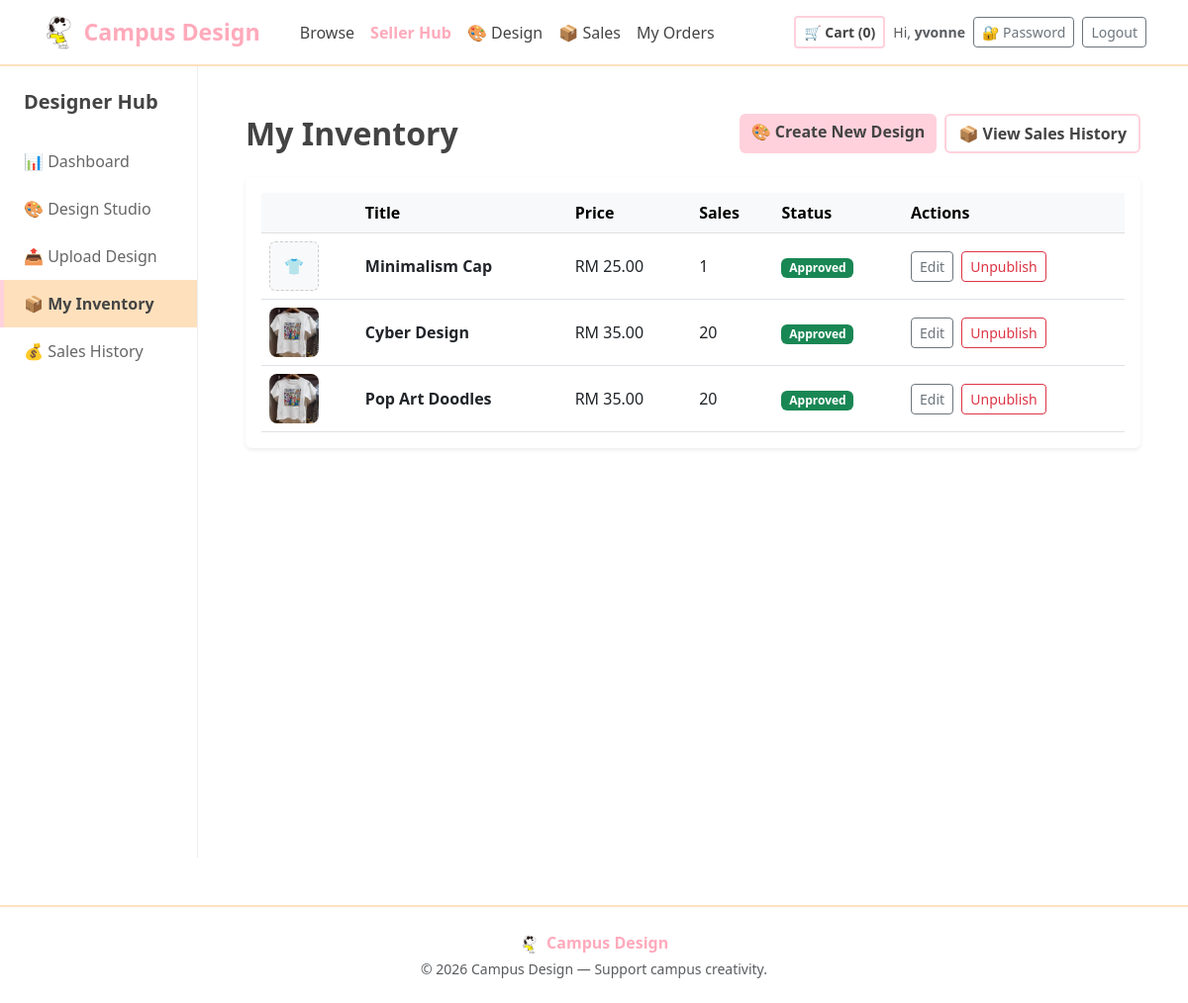
/seller/inventory/ (signed in), run on an earlier commit of the app's database.
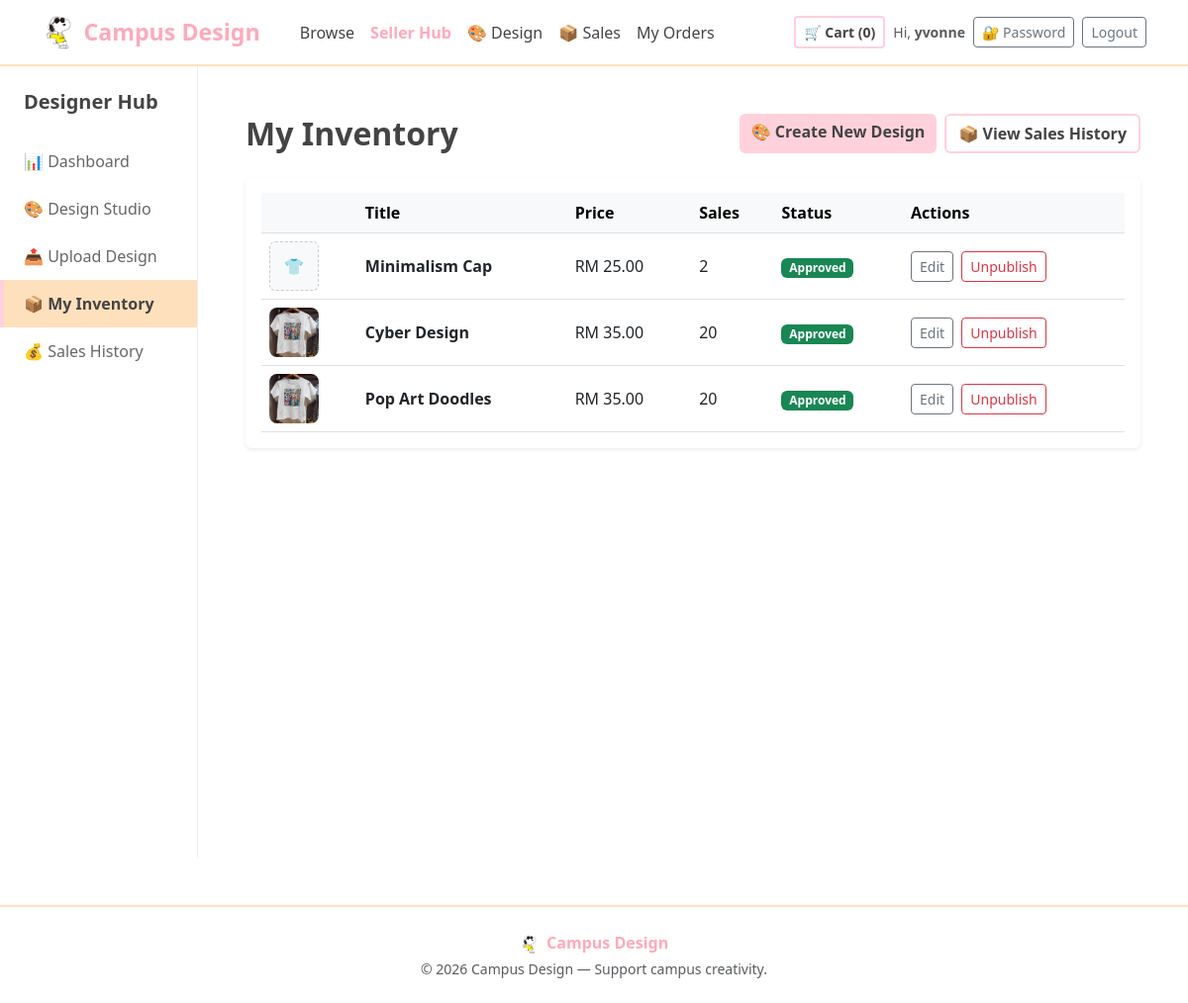
And on a later commit of the database.
### shop/models.py (models this page shows, shortened)
class Product(models.Model):
    CATEGORY_CHOICES = (
        ('tshirt', 'T-Shirt'),
        ('hoodie', 'Hoodie'),
        ('cap', 'Cap'),
        ('tote', 'Tote Bag'),
        ('other', 'Other'),
    )
    STATUS_CHOICES = (
        ('pending', 'Pending Approval'),
        ('approved', 'Approved'),
        ('rejected', 'Rejected'),
    )
    title = models.CharField(
        max_length=200,
        verbose_name='Title'
    )
    description = models.TextField(
        blank=True,
        default='',
        verbose_name='Description'
    )
    seller = models.ForeignKey(
        User,
        on_delete=models.CASCADE,
        related_name='products',
        verbose_name='Seller'
    )
    price = models.DecimalField(
        max_digits=10,
        decimal_places=2,
        verbose_name='Price (RM)'
    )
    image = models.ImageField(
        upload_to='products/',
        blank=True,
        null=True,
        verbose_name='Image'
    )
    category = models.CharField(
        max_length=20,
        choices=CATEGORY_CHOICES,
        default='tshirt',
        verbose_name='Category'
    )
    rating = models.DecimalField(
        max_digits=3,
        decimal_places=1,
        default=0.0,
        validators=[MinValueValidator(0), MaxValueValidator(5)],
        verbose_name='Rating'
    )
    total_sales = models.PositiveIntegerField(
        default=0,
        verbose_name='Total Sales'
    )
    is_published = models.BooleanField(
        default=True,
        verbose_name='Published'
    )
    status = models.CharField(
        max_length=10,
        choices=STATUS_CHOICES,
        default='pending',
        verbose_name='Status'
    )
    created_at = models.DateTimeField(
        auto_now_add=True,
        verbose_name='Created At'
    )
    updated_at = models.DateTimeField(
        auto_now=True,
        verbose_name='Updated At'
    )
    class Meta:
        verbose_name = 'Product'
        verbose_name_plural = 'Products'
        ordering = ['-created_at']

### shop/views.py (the view)
# urls.py: path('seller/inventory/',       views.seller_inventory, name='seller_inventory'),
@login_required
@user_passes_test(_is_seller, login_url='/')
def seller_inventory(request):
    products = Product.objects.filter(seller=request.user)
    return render(request, 'seller/inventory.html', {
        'products': products,
        'active_page': 'seller',
    })

### shop/templatetags/cart_tags.py (called while the page is built)
@register.simple_tag
def cart_item_count(user):
    try:
        if user.is_authenticated and hasattr(user, 'cart_items'):
            return user.cart_items.aggregate(total=Sum('quantity'))['total'] or 0
    except Exception:
        pass
    return 0

### shop/views.py (called while the page is built)
def _is_seller(u):
    return u.is_authenticated and u.role == 'seller'

### templates/seller/inventory.html (shortened to what this page needs)
{% extends 'base.html' %}
{% block content %}
<div class="container-fluid">
    <div class="row">
        <nav class="col-md-2 d-none d-md-block sidebar-nav p-0 pt-4">
            <h5 class="px-4 mb-4 fw-bold">Designer Hub</h5>
            <a href="{% url 'seller_dashboard' %}">📊 Dashboard</a>
            <a href="{% url 'design_studio' %}">🎨 Design Studio</a>
            <a href="{% url 'upload_design' %}">📤 Upload Design</a>
            <a href="{% url 'seller_inventory' %}" class="active">📦 My Inventory</a>
            <a href="{% url 'seller_order_history' %}">💰 Sales History</a>
        </nav>
        <main class="col-md-10 px-md-5 py-5">
            <div class="d-flex justify-content-between align-items-center mb-4">
                <h1 class="h2 fw-bold mb-0">My Inventory</h1>
                <div class="d-flex gap-2">
                    <a href="{% url 'design_studio' %}" class="btn btn-pink">🎨 Create New Design</a>
                    <a href="{% url 'seller_order_history' %}" class="btn btn-outline-pink">📦 View Sales History</a>
                </div>
            </div>
            <div class="table-responsive bg-white rounded shadow-sm p-3">
                <table class="table table-hover align-middle mb-0">
                    <thead class="table-light">
                        <tr><th></th><th>Title</th><th>Price</th><th>Sales</th><th>Status</th><th>Actions</th></tr>
                    </thead>
                    <tbody>
                        {% for p in products %}
                        <tr>
                            <td>
                                {% if p.image %}
                                <img src="{{ p.image.url }}" style="width:50px;height:50px;object-fit:cover;border-radius:8px;">
                                {% else %}
                                <div class="bg-light rounded d-flex align-items-center justify-content-center"
                                     style="width:50px;height:50px;border:1px dashed #ccc;">👕</div>
                                {% endif %}
                            </td>
                            <td class="fw-semibold">{{ p.title }}</td>
                            <td>RM {{ p.price }}</td>
                            <td>{{ p.total_sales }}</td>
                            <td>
                                {% if p.status == 'approved' %}<span class="badge bg-success small">{{ p.get_status_display }}</span>
                                {% elif p.status == 'pending' %}<span class="badge bg-warning text-dark small">{{ p.get_status_display }}</span>
                                {% else %}<span class="badge bg-danger small">{{ p.get_status_display }}</span>{% endif %}
                            </td>
                            <td>
                                <a href="{% url 'edit_design' p.pk %}" class="btn btn-sm btn-outline-secondary me-1">Edit</a>
                                <form method="post" action="{% url 'unpublish_design' p.pk %}" class="d-inline">
                                    <button class="btn btn-sm btn-outline-danger">
                                        {% if p.is_published %}Unpublish{% else %}Publish{% endif %}</button>
                                </form>
                            </td>
                        </tr>
                        {% empty %}
                        <tr><td colspan="6" class="text-center py-5 text-muted">
                            <p class="mb-2">No designs yet.</p>
                            <a href="{% url 'design_studio' %}" class="btn btn-pink btn-sm">Create Your First Design</a>
                        </td></tr>
                        {% endfor %}
                    </tbody>
                </table>
            </div>
        </main>
    </div>
</div>
{% endblock %}

What changed in the data, as far as the page shows it:
changed Product "Minimalism Cap": total_sales "1" → "2"
